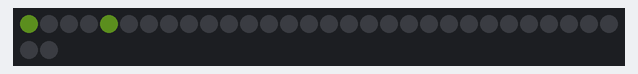
This sketch was run on a simulated ATtiny85, built with avr-gcc and run on an emulated ATtiny85. On the bench: 32 RGB LEDs in strip order, left to right, continuing on the next row. Dim RGB values are drawn brighter than linear; random numbers use the default seed unless the sketch sets one.

Above: at 4.82 s.
At 10.65 s:
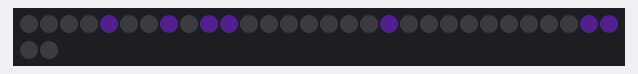
At 19.28 s:
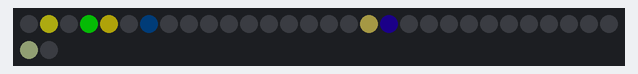
At 22.37 s:
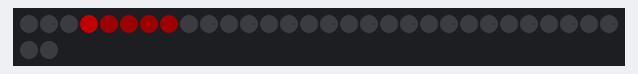
At 28.15 s:
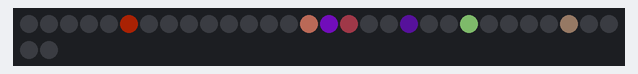
At 39.4 s:
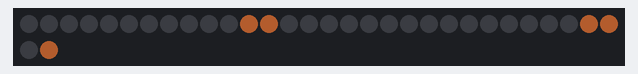

The sketch:

NeoPixelGoggles.ino
```cpp
// Low power NeoPixel goggles example.  Makes a nice blinky display
// with just a few LEDs on at any time.

#include <Adafruit_NeoPixel.h>
#ifdef __AVR_ATtiny85__ // Trinket, Gemma, etc.
 #include <avr/power.h>
#endif

#define PIN 0

Adafruit_NeoPixel pixels = Adafruit_NeoPixel(32, PIN);

uint8_t  mode   = 0, // Current animation effect
         offset = 0; // Position of spinny eyes
uint32_t color  = 0xFF0000; // Start red
uint32_t prevTime;

uint32_t red = pixels.Color(85,0,0);
uint32_t green = pixels.Color(0,85,0);
uint32_t blue = pixels.Color(0,0,85);
int cycle_time = 3000; // change every 3 seconds

void setup() {
#ifdef __AVR_ATtiny85__ // Trinket, Gemma, etc.
  if(F_CPU == 16000000) clock_prescale_set(clock_div_1);
#endif
  pixels.begin();
  pixels.setBrightness(85); // 1/3 brightness
  prevTime = millis();
  randomSeed(analogRead(1));
}

void all_off() {
  for (int i=0 ; i<32 ; ++i) {
    pixels.setPixelColor(i,0);
  }
  pixels.show();
}

void right_CCW() {
  for (int i=0 ; i<16 ; ++i) {
    all_off();
    pixels.setPixelColor(i,red);
    pixels.show();
    delay(20);
  }
}

void left_CCW() {
  for ( int i=0 ; i<16 ; ++i) {
    int j= i+16 ;
    all_off () ;
    pixels.setPixelColor(j,red);
    pixels.show();
    delay(20);
  }
}


void left_right_CCW(){
  for ( int i=0 ; i<16 ; ++i) {
    int j= i+16 ;
    all_off () ;
    pixels.setPixelColor(i,red);
    pixels.setPixelColor(j,red);
    pixels.show();
    delay(20);
  }

}

int fix_left_range(int n) {
  if ( n<16) {
    return( n+16);
  }
  if (n > 31){
    return ( n-16) ;
  }
  return (n);
}

void left_right_sync_CCW(){
  uint32_t start_time = millis();
  while (millis() < start_time + cycle_time) {
    for ( int i=0 ; i<16 ; ++i) {
      int j= fix_left_range(i+16+3);
      all_off();

      pixels.setPixelColor(i,red);
      pixels.setPixelColor(j,red);
      pixels.show();
      delay(250);
    }
  }
}

int sequence[32] = {27, 28, 29, 30, 31, 16, 17, 18, 7, 6, 5, 4, 3, 2, 1,
  0, 15, 14, 13, 12, 11, 10, 9, 8, 19, 20, 21, 22, 23, 24, 25, 26};


void infinity() {
  for (int i=0 ; i<32 ; ++i) {
    all_off();
    pixels.setPixelColor(sequence[i],red);
    pixels.show();
    delay(250);
  }
}

// HOMEWORK #1:  get programs running on own computer with goggles
void set_4_random_pixels_same_color_and_delay(int intensity) {
    all_off();
    int r = random (intensity); // random number between 0 and 255
    int g = random (intensity);
    int b = random (intensity);
    uint32_t color = pixels.Color(r,g,b);
    int num_pix = random(1,10);
    for (int i=0 ; i<num_pix ; ++i) {
      pixels.setPixelColor(random (32),color);
    }
    pixels.show();
    delay (random (100,250));
}

// HOMEWORK #3:  Write a pattern #3 using the random number generator to select a random pixel (0-32) in
// addition to a random color, and consider a random delay.  You won't need a for loop or the all_off function.
void set_4_random_pixels_different_colors_and_delay(int intensity) {
     all_off();
    int num_pix = random(1,10);
    for (int i=0 ; i<num_pix ; ++i) {
      int r = random (intensity); // random number between 0 and 255
      int g = random (intensity);
      int b = random (intensity);
      uint32_t color = pixels.Color(r,g,b);
      pixels.setPixelColor(random (32),color);
    }
    pixels.show();
    delay (random (100,250));
}

// HOMEWORK #2:  Research how to generate random numbers between 0 and 255 and put into this program
void infinity_random_colors(){
  uint32_t start_time = millis();
    while (millis() < start_time + cycle_time) {
    for (int intensity=5 ; intensity<256 ; intensity += 10) {
      set_4_random_pixels_same_color_and_delay(intensity);
    }
    for (int intensity=255 ; intensity>5 ; intensity -= 10) {
      set_4_random_pixels_same_color_and_delay(intensity);
    }
  }
}

void infinity_random_colors2(){
  uint32_t start_time = millis();
  while (millis() < start_time + cycle_time) {
    for (int intensity=5 ; intensity<256 ; intensity += 10) {
      set_4_random_pixels_different_colors_and_delay(intensity);
    }
    for (int intensity=255 ; intensity>5 ; intensity -= 10) {
      set_4_random_pixels_different_colors_and_delay(intensity);
    }
  }
}

void update_random_pixel(int intensity, int & led_pixel, int & led_delay, uint32_t & led_time) {
   if (millis() > led_time) {
      pixels.setPixelColor(led_pixel, 0);
      led_pixel = random(0,32);
      uint32_t color = pixels.Color(random(intensity),random(intensity),random(intensity));
      pixels.setPixelColor(led_pixel, color);
      pixels.show();
      led_delay = random(50,500);
      led_time = millis() + led_delay;
   }
}

#define NUM_PROC 8
void processing() {
  all_off();
  int intensity = 100;
  uint32_t start_time = millis();
  int led_pixel[NUM_PROC];
  int led_delay[NUM_PROC];
  uint32_t led_time[NUM_PROC];
  for (int i=0 ; i<NUM_PROC ; ++i) {
    led_time[i] = millis();
    led_pixel[i] = 0;
  }
  while (millis() < start_time + cycle_time) {
    for (int i=0 ; i<NUM_PROC ; ++i) {
      update_random_pixel(random(5,256), led_pixel[i], led_delay[i], led_time[i]);
    }
  }
}


int wrap(int n, int M) {
  int result = n;
  while (result < 0) {
    result += M;
  }
  while (result >= M) {
    result -= M;
  }
  return(result);
}

void infinity_tail(){
  uint32_t start_time = millis();
  while (millis() < start_time + cycle_time) {
    for (int i=0 ; i<32 ; ++i) {
      all_off();
      pixels.setPixelColor(sequence[i],pixels.Color(255,0,0));
      for (int j=1 ; j<5 ; ++j) {
        pixels.setPixelColor(sequence[wrap(i-j,32)], pixels.Color(85,0,0));
      }
      pixels.show();
      delay(10);
    }
  }
}


void snake(int head, int tail_length, uint32_t color_head, uint32_t color_tail) {
  pixels.setPixelColor(sequence[head],color_head);
    for (int j=1 ; j<tail_length+1 ; ++j) {
      pixels.setPixelColor(sequence[wrap(head-j,32)], color_tail);
    }
}
void infinity_tails(){
  uint32_t start_time = millis();
  while (millis() < start_time+cycle_time) {
    for (int i=0 ; i<32 ; ++i) {
      int j=wrap(i-8,32);
      all_off();
      snake(i,3, pixels.Color(255,0,0), pixels.Color(85,0,0));
      snake(j,2, pixels.Color(0,255,0), pixels.Color(0,85,0));
      pixels.show();
      delay(50);
    }
  }
}

void identify_0_16() {
  pixels.setPixelColor(0,red);
  pixels.setPixelColor(1,green);
  pixels.setPixelColor(16,blue);
  pixels.setPixelColor(17,green);
  pixels.show();
}
void loop() {
//  right_CCW();
//  left_CCW();
//  left_right_CCW();
//  left_right_sync_CCW();
//  infinity ();
//  infinity_tail();
//  infinity_tails();
//identify_0_16();

    infinity_tails();
    infinity_random_colors();
    left_right_sync_CCW();
    processing();
    infinity_tail();
    infinity_random_colors2();
}


//void loop() {
//  uint8_t  i;
//  uint32_t t;
//
//  switch(mode) {
//
//   case 0: // Random sparks - just one LED on at a time!
//    i = random(32);
//    pixels.setPixelColor(i, color);
//    pixels.show();
//    delay(10);
//    pixels.setPixelColor(i, 0);
//    break;
//
//   case 1: // Spinny wheels (8 LEDs on at a time)
//    for(i=0; i<16; i++) {
//      uint32_t c = 0;
//      if(((offset + i) & 7) < 2) c = color; // 4 pixels on...
//      pixels.setPixelColor(   i, c); // First eye
//      pixels.setPixelColor(31-i, c); // Second eye (flipped)
//    }
//    pixels.show();
//    offset++;
//    delay(50);
//    break;
//  }
//
//  t = millis();
//  if((t - prevTime) > 8000) {      // Every 8 seconds...
//    mode++;                        // Next mode
//    if(mode > 1) {                 // End of modes?
//      mode = 0;                    // Start modes over
//      color >>= 8;                 // Next color R->G->B
//      if(!color) color = 0xFF0000; // Reset to red
//    }
//    for(i=0; i<32; i++) pixels.setPixelColor(i, 0);
//    prevTime = t;
//  }
//}
```
